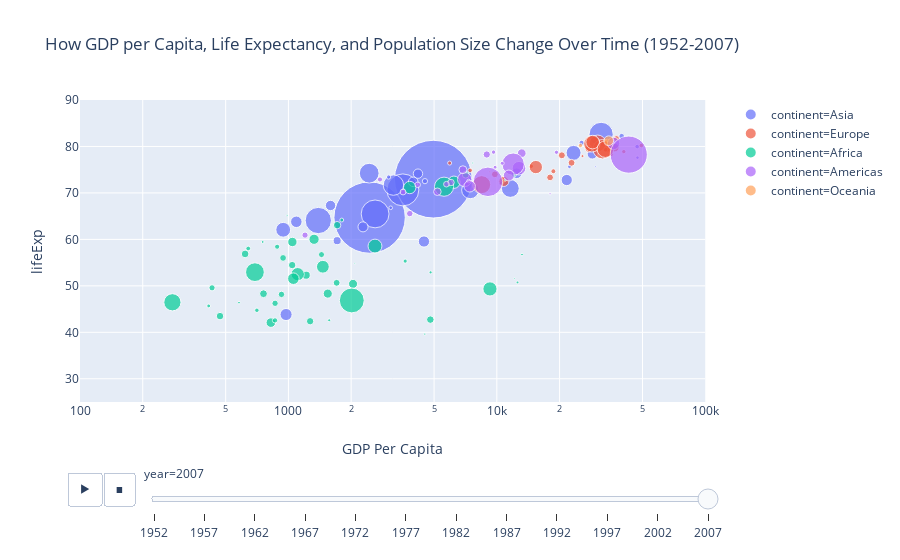

Notebook code cell kept with this figure:
### Code cell
bubble_gdp

### Figure 1 — Plotly figure (JSON) as saved in the notebook; plotly's stock layout.template omitted (floating-point values rounded to 4 significant figures)
{"data": [{"hoverlabel": {"namelength": 0}, "hovertemplate": "<b>%{hovertext}</b><br><br>continent=Asia<br>year=2007<br>GDP Per Capita=%{x}<br>lifeExp=%{y}<br>pop=%{marker.size}", "hovertext": ["Afghanistan", "Bahrain", "Bangladesh", "Cambodia", "China", "Hong Kong, China", "India", "Indonesia", "Iran", "Iraq", "Israel", "Japan", "Jordan", "Korea, Dem. Rep.", "Korea, Rep.", "Kuwait", "Lebanon", "Malaysia", "Mongolia", "Myanmar", "Nepal", "Oman", "Pakistan", "Philippines", "Saudi Arabia", "Singapore", "Sri Lanka", "Syria", "Taiwan", "Thailand", "Vietnam", "West Bank and Gaza", "Yemen, Rep."], "ids": ["Afghanistan", "Bahrain", "Bangladesh", "Cambodia", "China", "Hong Kong, China", "India", "Indonesia", "Iran", "Iraq", "Israel", "Japan", "Jordan", "Korea, Dem. Rep.", "Korea, Rep.", "Kuwait", "Lebanon", "Malaysia", "Mongolia", "Myanmar", "Nepal", "Oman", "Pakistan", "Philippines", "Saudi Arabia", "Singapore", "Sri Lanka", "Syria", "Taiwan", "Thailand", "Vietnam", "West Bank and Gaza", "Yemen, Rep."], "legendgroup": "continent=Asia", "marker": {"color": "#636efa", "size": [31889923, 708573, 150448339, 14131858, 1318683096, 6980412, 1110396331, 223547000, 69453570, 27499638, 6426679, 127467972, 6053193, 23301725, 49044790, 2505559, 3921278, 24821286, 2874127, 47761980, 28901790, 3204897, 169270617, 91077287, 27601038, 4553009, 20378239, 19314747, 23174294, 65068149, 85262356, 4018332, 22211743], "sizemode": "area", "sizeref": 435900.0, "symbol": "circle"}, "mode": "markers", "name": "continent=Asia", "showlegend": true, "type": "scatter", "x": [974.6, 29800.0, 1391.0, 1714.0, 4959.0, 39720.0, 2452.0, 3541.0, 11610.0, 4471.0, 25520.0, 31660.0, 4519.0, 1593.0, 23350.0, 47310.0, 10460.0, 12450.0, 3096.0, 944, 1091.0, 22320.0, 2606.0, 3190.0, 21650.0, 47140.0, 3970.0, 4185.0, 28720.0, 7458.0, 2442.0, 3025.0, 2281.0], "xaxis": "x", "y": [43.83, 75.64, 64.06, 59.72, 72.96, 82.21, 64.7, 70.65, 70.96, 59.55, 80.75, 82.6, 72.53, 67.3, 78.62, 77.59, 71.99, 74.24, 66.8, 62.07, 63.78, 75.64, 65.48, 71.69, 72.78, 79.97, 72.4, 74.14, 78.4, 70.62, 74.25, 73.42, 62.7], "yaxis": "y"}, {"hoverlabel": {"namelength": 0}, "hovertemplate": "<b>%{hovertext}</b><br><br>continent=Europe<br>year=2007<br>GDP Per Capita=%{x}<br>lifeExp=%{y}<br>pop=%{marker.size}", "hovertext": ["Albania", "Austria", "Belgium", "Bosnia and Herzegovina", "Bulgaria", "Croatia", "Czech Republic", "Denmark", "Finland", "France", "Germany", "Greece", "Hungary", "Iceland", "Ireland", "Italy", "Montenegro", "Netherlands", "Norway", "Poland", "Portugal", "Romania", "Serbia", "Slovak Republic", "Slovenia", "Spain", "Sweden", "Switzerland", "Turkey", "United Kingdom"], "ids": ["Albania", "Austria", "Belgium", "Bosnia and Herzegovina", "Bulgaria", "Croatia", "Czech Republic", "Denmark", "Finland", "France", "Germany", "Greece", "Hungary", "Iceland", "Ireland", "Italy", "Montenegro", "Netherlands", "Norway", "Poland", "Portugal", "Romania", "Serbia", "Slovak Republic", "Slovenia", "Spain", "Sweden", "Switzerland", "Turkey", "United Kingdom"], "legendgroup": "continent=Europe", "marker": {"color": "#EF553B", "size": [3600523, 8199783, 10392226, 4552198, 7322858, 4493312, 10228744, 5468120, 5238460, 61083916, 82400996, 10706290, 9956108, 301931, 4109086, 58147733, 684736, 16570613, 4627926, 38518241, 10642836, 22276056, 10150265, 5447502, 2009245, 40448191, 9031088, 7554661, 71158647, 60776238], "sizemode": "area", "sizeref": 435900.0, "symbol": "circle"}, "mode": "markers", "name": "continent=Europe", "showlegend": true, "type": "scatter", "x": [5937.0, 36130.0, 33690.0, 7446.0, 10680.0, 14620.0, 22830.0, 35280.0, 33210.0, 30470.0, 32170.0, 27540.0, 18010.0, 36180.0, 40680.0, 28570.0, 9254.0, 36800.0, 49360.0, 15390.0, 20510.0, 10810.0, 9787.0, 18680.0, 25770.0, 28820.0, 33860.0, 37510.0, 8458.0, 33200.0], "xaxis": "x", "y": [76.42, 79.83, 79.44, 74.85, 73.0, 75.75, 76.49, 78.33, 79.31, 80.66, 79.41, 79.48, 73.34, 81.76, 78.89, 80.55, 74.54, 79.76, 80.2, 75.56, 78.1, 72.48, 74.0, 74.66, 77.93, 80.94, 80.88, 81.7, 71.78, 79.42], "yaxis": "y"}, {"hoverlabel": {"namelength": 0}, "hovertemplate": "<b>%{hovertext}</b><br><br>continent=Africa<br>year=2007<br>GDP Per Capita=%{x}<br>lifeExp=%{y}<br>pop=%{marker.size}", "hovertext": ["Algeria", "Angola", "Benin", "Botswana", "Burkina Faso", "Burundi", "Cameroon", "Central African Republic", "Chad", "Comoros", "Congo, Dem. Rep.", "Congo, Rep.", "Cote d'Ivoire", "Djibouti", "Egypt", "Equatorial Guinea", "Eritrea", "Ethiopia", "Gabon", "Gambia", "Ghana", "Guinea", "Guinea-Bissau", "Kenya", "Lesotho", "Liberia", "Libya", "Madagascar", "Malawi", "Mali", "Mauritania", "Mauritius", "Morocco", "Mozambique", "Namibia", "Niger", "Nigeria", "Reunion", "Rwanda", "Sao Tome and Principe", "Senegal", "Sierra Leone", "Somalia", "South Africa", "Sudan", "Swaziland", "Tanzania", "Togo", "Tunisia", "Uganda", "Zambia", "Zimbabwe"], "ids": ["Algeria", "Angola", "Benin", "Botswana", "Burkina Faso", "Burundi", "Cameroon", "Central African Republic", "Chad", "Comoros", "Congo, Dem. Rep.", "Congo, Rep.", "Cote d'Ivoire", "Djibouti", "Egypt", "Equatorial Guinea", "Eritrea", "Ethiopia", "Gabon", "Gambia", "Ghana", "Guinea", "Guinea-Bissau", "Kenya", "Lesotho", "Liberia", "Libya", "Madagascar", "Malawi", "Mali", "Mauritania", "Mauritius", "Morocco", "Mozambique", "Namibia", "Niger", "Nigeria", "Reunion", "Rwanda", "Sao Tome and Principe", "Senegal", "Sierra Leone", "Somalia", "South Africa", "Sudan", "Swaziland", "Tanzania", "Togo", "Tunisia", "Uganda", "Zambia", "Zimbabwe"], "legendgroup": "continent=Africa", "marker": {"color": "#00cc96", "size": [33333216, 12420476, 8078314, 1639131, 14326203, 8390505, 17696293, 4369038, 10238807, 710960, 64606759, 3800610, 18013409, 496374, 80264543, 551201, 4906585, 76511887, 1454867, 1688359, 22873338, 9947814, 1472041, 35610177, 2012649, 3193942, 6036914, 19167654, 13327079, 12031795, 3270065, 1250882, 33757175, 19951656, 2055080, 12894865, 135031164, 798094, 8860588, 199579, 12267493, 6144562, 9118773, 43997828, 42292929, 1133066, 38139640, 5701579, 10276158, 29170398, 11746035, 12311143], "sizemode": "area", "sizeref": 435900.0, "symbol": "circle"}, "mode": "markers", "name": "continent=Africa", "showlegend": true, "type": "scatter", "x": [6223.0, 4797.0, 1441.0, 12570.0, 1217.0, 430.1, 2042.0, 706.0, 1704.0, 986.1, 277.6, 3633.0, 1545.0, 2082.0, 5581.0, 12150.0, 641.4, 690.8, 13210.0, 752.7, 1328.0, 942.7, 579.2, 1463.0, 1569.0, 414.5, 12060.0, 1045.0, 759.3, 1043.0, 1803.0, 10960.0, 3820.0, 823.7, 4811.0, 619.7, 2014.0, 7670.0, 863.1, 1598.0, 1712.0, 862.5, 926.1, 9270.0, 2602.0, 4513.0, 1107.0, 883.0, 7093.0, 1056.0, 1271.0, 469.7], "xaxis": "x", "y": [72.3, 42.73, 56.73, 50.73, 52.3, 49.58, 50.43, 44.74, 50.65, 65.15, 46.46, 55.32, 48.33, 54.79, 71.34, 51.58, 58.04, 52.95, 56.73, 59.45, 60.02, 56.01, 46.39, 54.11, 42.59, 45.68, 73.95, 59.44, 48.3, 54.47, 64.16, 72.8, 71.16, 42.08, 52.91, 56.87, 46.86, 76.44, 46.24, 65.53, 63.06, 42.57, 48.16, 49.34, 58.56, 39.61, 52.52, 58.42, 73.92, 51.54, 42.38, 43.49], "yaxis": "y"}, {"hoverlabel": {"namelength": 0}, "hovertemplate": "<b>%{hovertext}</b><br><br>continent=Americas<br>year=2007<br>GDP Per Capita=%{x}<br>lifeExp=%{y}<br>pop=%{marker.size}", "hovertext": ["Argentina", "Bolivia", "Brazil", "Canada", "Chile", "Colombia", "Costa Rica", "Cuba", "Dominican Republic", "Ecuador", "El Salvador", "Guatemala", "Haiti", "Honduras", "Jamaica", "Mexico", "Nicaragua", "Panama", "Paraguay", "Peru", "Puerto Rico", "Trinidad and Tobago", "United States", "Uruguay", "Venezuela"], "ids": ["Argentina", "Bolivia", "Brazil", "Canada", "Chile", "Colombia", "Costa Rica", "Cuba", "Dominican Republic", "Ecuador", "El Salvador", "Guatemala", "Haiti", "Honduras", "Jamaica", "Mexico", "Nicaragua", "Panama", "Paraguay", "Peru", "Puerto Rico", "Trinidad and Tobago", "United States", "Uruguay", "Venezuela"], "legendgroup": "continent=Americas", "marker": {"color": "#ab63fa", "size": [40301927, 9119152, 190010647, 33390141, 16284741, 44227550, 4133884, 11416987, 9319622, 13755680, 6939688, 12572928, 8502814, 7483763, 2780132, 108700891, 5675356, 3242173, 6667147, 28674757, 3942491, 1056608, 301139947, 3447496, 26084662], "sizemode": "area", "sizeref": 435900.0, "symbol": "circle"}, "mode": "markers", "name": "continent=Americas", "showlegend": true, "type": "scatter", "x": [12780.0, 3822.0, 9066.0, 36320.0, 13170.0, 7007.0, 9645.0, 8948.0, 6025.0, 6873.0, 5728.0, 5186.0, 1202.0, 3548.0, 7321.0, 11980.0, 2749.0, 9809.0, 4173.0, 7409.0, 19330.0, 18010.0, 42950.0, 10610.0, 11420.0], "xaxis": "x", "y": [75.32, 65.55, 72.39, 80.65, 78.55, 72.89, 78.78, 78.27, 72.23, 74.99, 71.88, 70.26, 60.92, 70.2, 72.57, 76.19, 72.9, 75.54, 71.75, 71.42, 78.75, 69.82, 78.24, 76.38, 73.75], "yaxis": "y"}, {"hoverlabel": {"namelength": 0}, "hovertemplate": "<b>%{hovertext}</b><br><br>continent=Oceania<br>year=2007<br>GDP Per Capita=%{x}<br>lifeExp=%{y}<br>pop=%{marker.size}", "hovertext": ["Australia", "New Zealand"], "ids": ["Australia", "New Zealand"], "legendgroup": "continent=Oceania", "marker": {"color": "#FFA15A", "size": [20434176, 4115771], "sizemode": "area", "sizeref": 435900.0, "symbol": "circle"}, "mode": "markers", "name": "continent=Oceania", "showlegend": true, "type": "scatter", "x": [34440.0, 25190.0], "xaxis": "x", "y": [81.23, 80.2], "yaxis": "y"}], "layout": {"autosize": true, "legend": {"itemsizing": "constant", "tracegroupgap": 0}, "sliders": [{"active": 11, "currentvalue": {"prefix": "year="}, "len": 0.9, "pad": {"b": 10, "t": 60}, "steps": [{"args": [["1952"], {"frame": {"duration": 0, "redraw": false}, "fromcurrent": true, "mode": "immediate", "transition": {"duration": 0, "easing": "linear"}}], "label": "1952", "method": "animate"}, {"args": [["1957"], {"frame": {"duration": 0, "redraw": false}, "fromcurrent": true, "mode": "immediate", "transition": {"duration": 0, "easing": "linear"}}], "label": "1957", "method": "animate"}, {"args": [["1962"], {"frame": {"duration": 0, "redraw": false}, "fromcurrent": true, "mode": "immediate", "transition": {"duration": 0, "easing": "linear"}}], "label": "1962", "method": "animate"}, {"args": [["1967"], {"frame": {"duration": 0, "redraw": false}, "fromcurrent": true, "mode": "immediate", "transition": {"duration": 0, "easing": "linear"}}], "label": "1967", "method": "animate"}, {"args": [["1972"], {"frame": {"duration": 0, "redraw": false}, "fromcurrent": true, "mode": "immediate", "transition": {"duration": 0, "easing": "linear"}}], "label": "1972", "method": "animate"}, {"args": [["1977"], {"frame": {"duration": 0, "redraw": false}, "fromcurrent": true, "mode": "immediate", "transition": {"duration": 0, "easing": "linear"}}], "label": "1977", "method": "animate"}, {"args": [["1982"], {"frame": {"duration": 0, "redraw": false}, "fromcurrent": true, "mode": "immediate", "transition": {"duration": 0, "easing": "linear"}}], "label": "1982", "method": "animate"}, {"args": [["1987"], {"frame": {"duration": 0, "redraw": false}, "fromcurrent": true, "mode": "immediate", "transition": {"duration": 0, "easing": "linear"}}], "label": "1987", "method": "animate"}, {"args": [["1992"], {"frame": {"duration": 0, "redraw": false}, "fromcurrent": true, "mode": "immediate", "transition": {"duration": 0, "easing": "linear"}}], "label": "1992", "method": "animate"}, {"args": [["1997"], {"frame": {"duration": 0, "redraw": false}, "fromcurrent": true, "mode": "immediate", "transition": {"duration": 0, "easing": "linear"}}], "label": "1997", "method": "animate"}, {"args": [["2002"], {"frame": {"duration": 0, "redraw": false}, "fromcurrent": true, "mode": "immediate", "transition": {"duration": 0, "easing": "linear"}}], "label": "2002", "method": "animate"}, {"args": [["2007"], {"frame": {"duration": 0, "redraw": false}, "fromcurrent": true, "mode": "immediate", "transition": {"duration": 0, "easing": "linear"}}], "label": "2007", "method": "animate"}], "x": 0.1, "xanchor": "left", "y": 0, "yanchor": "top"}], "title": {"text": "How GDP per Capita, Life Expectancy, and Population Size Change Over Time (1952-2007)"}, "updatemenus": [{"buttons": [{"args": [null, {"frame": {"duration": 500, "redraw": false}, "fromcurrent": true, "mode": "immediate", "transition": {"duration": 500, "easing": "linear"}}], "label": "&#9654;", "method": "animate"}, {"args": [[null], {"frame": {"duration": 0, "redraw": false}, "fromcurrent": true, "mode": "immediate", "transition": {"duration": 0, "easing": "linear"}}], "label": "&#9724;", "method": "animate"}], "direction": "left", "pad": {"r": 10, "t": 70}, "showactive": false, "type": "buttons", "x": 0.1, "xanchor": "right", "y": 0, "yanchor": "top"}], "xaxis": {"anchor": "y", "domain": [0, 0.98], "range": [2, 5], "title": {"text": "GDP Per Capita"}, "type": "log"}, "yaxis": {"anchor": "x", "domain": [0, 1], "range": [25, 90], "title": {"text": "lifeExp"}, "type": "linear"}}}
